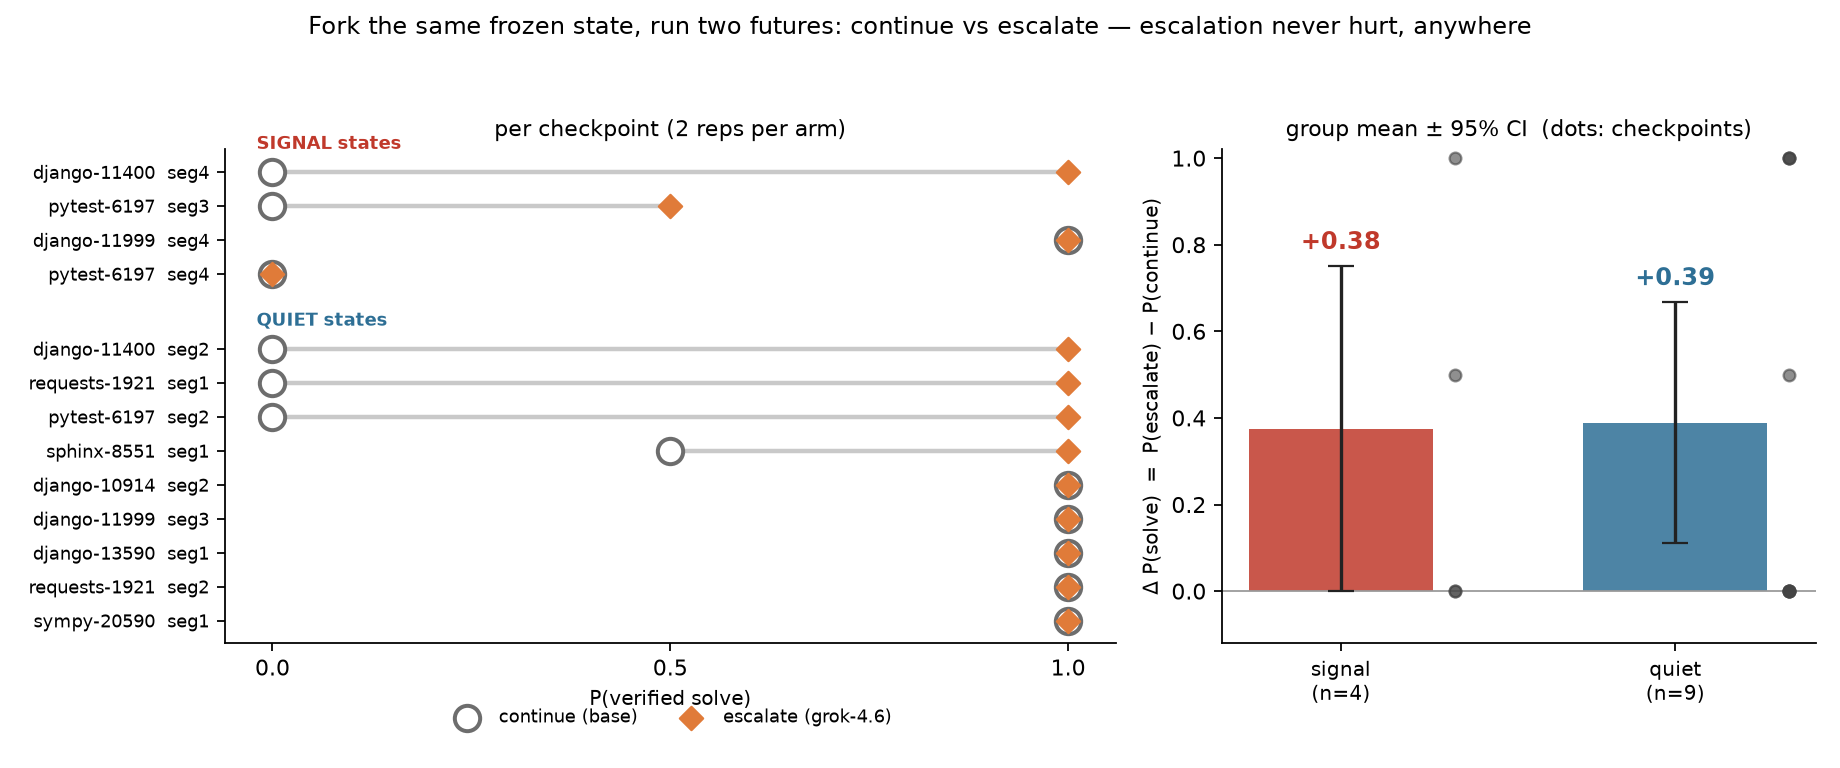

The Python source for this figure:
"""Layer 3 analysis: paired counterfactual branches, medium vs xhigh.

Reads results/forks.jsonl (checkpoints + branch run ids) and results/runs.jsonl
(branch outcomes). Emits per-checkpoint paired outcomes, aggregate
Δsolve = P̂(solve|xhigh) − P̂(solve|medium) split by signal vs quiet state with
bootstrap CIs over checkpoints, the escalation token premium, and
plots/marginal.png.

Small-n paired design: n is printed on everything; no significance theater.
"""

import json
import random
from collections import defaultdict
from pathlib import Path

import matplotlib

matplotlib.use("Agg")
import matplotlib.pyplot as plt

ROOT = Path(__file__).resolve().parent.parent


def read_jsonl(p):
    p = Path(p)
    if not p.exists():
        return []
    return [json.loads(l) for l in p.read_text().splitlines() if l.strip()]


def out_tokens(r):
    u = r.get("usage", {})
    return (u.get("output_tokens") or 0) + (u.get("reasoning_tokens") or 0)


def total_tokens(r):
    return r.get("usage", {}).get("total_tokens") or 0


def boot_ci(vals, n=5000, seed=17):
    if not vals:
        return (0.0, 0.0)
    rng = random.Random(seed)
    means = sorted(sum(rng.choices(vals, k=len(vals))) / len(vals) for _ in range(n))
    return means[int(0.025 * n)], means[int(0.975 * n)]


def main():
    forks = read_jsonl(ROOT / "results" / "forks.jsonl")
    runs = {r["run_id"]: r for r in read_jsonl(ROOT / "results" / "runs.jsonl")}

    # arm-pair priority: the model-escalation experiment, then the A/A effort study
    PAIRS = [("continue", "escalate"), ("medium", "xhigh")]

    import sys
    want = None
    if len(sys.argv) > 1:
        want = tuple(sys.argv[1].split(","))
    pair = None
    for cand in ([want] if want else PAIRS):
        if any(set(cand) <= set(ck["branch_run_ids"]) for ck in forks):
            pair = cand
            break
    if pair is None:
        print("no complete checkpoint pairs yet")
        return
    a, b = pair  # delta = P(b) - P(a)

    rows = []
    for ck in forks:
        if not set(pair) <= set(ck["branch_run_ids"]):
            continue
        per_eff = {}
        for eff in pair:
            ids = ck["branch_run_ids"][eff]
            branch_runs = [runs[i] for i in ids if i in runs
                           and runs[i]["status"] == "ok" and runs[i].get("resolved") is not None]
            if branch_runs:
                per_eff[eff] = {
                    "p": sum(bool(r["resolved"]) for r in branch_runs) / len(branch_runs),
                    "tok": sum(total_tokens(r) for r in branch_runs) / len(branch_runs),
                    "otok": sum(out_tokens(r) for r in branch_runs) / len(branch_runs),
                    "cost": sum(r["cost_usd"] for r in branch_runs) / len(branch_runs),
                    "n": len(branch_runs),
                }
        if a in per_eff and b in per_eff:
            rows.append({
                "checkpoint_id": ck["checkpoint_id"],
                "task_id": ck["task_id"],
                "group": ck["selected_as"],
                "segment": ck["segment"],
                "failure_streak": ck["state"].get("failure_streak"),
                "p_med": per_eff[a]["p"], "p_xh": per_eff[b]["p"],
                "delta": per_eff[b]["p"] - per_eff[a]["p"],
                "tok_med": per_eff[a]["tok"], "tok_xh": per_eff[b]["tok"],
                "otok_med": per_eff[a]["otok"], "otok_xh": per_eff[b]["otok"],
                "cost_med": per_eff[a]["cost"], "cost_xh": per_eff[b]["cost"],
                "n_med": per_eff[a]["n"], "n_xh": per_eff[b]["n"],
            })

    if not rows:
        print(f"no complete checkpoint pairs yet for {pair}")
        return
    print(f"experiment arms: {a} vs {b} (delta = P({b}) - P({a}))\n")

    print(f"{'checkpoint':58s} {'grp':6s} {'P(med)':>6s} {'P(xh)':>6s} {'Δ':>6s} {'Δtok':>10s}")
    for r in sorted(rows, key=lambda x: (x["group"], x["checkpoint_id"])):
        print(f"{r['checkpoint_id']:58s} {r['group']:6s} {r['p_med']:6.2f} {r['p_xh']:6.2f} "
              f"{r['delta']:+6.2f} {r['tok_xh'] - r['tok_med']:+10,.0f}")

    print()
    agg = {}
    for grp in ("signal", "quiet"):
        g = [r for r in rows if r["group"] == grp]
        if not g:
            continue
        deltas = [r["delta"] for r in g]
        lo, hi = boot_ci(deltas)
        mean_d = sum(deltas) / len(deltas)
        prem = sum(r["tok_xh"] - r["tok_med"] for r in g) / len(g)
        oprem = sum(r["otok_xh"] - r["otok_med"] for r in g) / len(g)
        agg[grp] = {"n": len(g), "delta": mean_d, "ci": (lo, hi), "prem": prem}
        line = (f"{grp:6s} n={len(g):2d}  Δsolve={mean_d:+.2f} [{lo:+.2f},{hi:+.2f}]  "
                f"token premium={prem:+,.0f} total ({oprem:+,.0f} out+reasoning)")
        if mean_d > 0:
            line += f"  -> {prem / mean_d:,.0f} total tok per marginal solve"
        print(line)

    fig, (ax1, ax2) = plt.subplots(
        1, 2, figsize=(11.5, 4.8), gridspec_kw={"width_ratios": [1.5, 1]})
    groups = ["signal", "quiet"]
    group_color = {"signal": "#c0392b", "quiet": "#2e6f95"}
    CONT, ESC = "#6d6d6d", "#e07b39"

    # --- left: dumbbells, grouped with headers, pairs visible even when equal
    y = 0
    yticks, ylabels = [], []
    for grp in groups:
        members = sorted((r for r in rows if r["group"] == grp),
                         key=lambda r: (-r["delta"], r["task_id"]))
        if not members:
            continue
        ax1.text(-0.02, y + 0.55, f"{grp.upper()} states", fontsize=8,
                 fontweight="bold", color=group_color[grp], va="bottom")
        for r in members:
            ax1.plot([r["p_med"], r["p_xh"]], [y, y], color="#c9c9c9", lw=2, zorder=1)
            # continue: large open circle; escalate: smaller filled diamond —
            # both stay visible when the two probabilities are equal
            ax1.scatter([r["p_med"]], [y], s=130, facecolors="white",
                        edgecolors=CONT, linewidths=1.8, zorder=2)
            ax1.scatter([r["p_xh"]], [y], s=55, marker="D", color=ESC, zorder=3)
            ylabels.append(f"{r['task_id'].split('__')[-1]}  seg{r['segment']}")
            yticks.append(y)
            y -= 1
        y -= 1.2  # gap between groups
    ax1.set_yticks(yticks, ylabels, fontsize=8)
    ax1.set_xlim(-0.06, 1.06)
    ax1.set_xticks([0, 0.5, 1.0])
    ax1.set_xlabel("P(verified solve)", fontsize=9)
    ax1.set_title("per checkpoint (2 reps per arm)", fontsize=10)
    ax1.scatter([], [], s=130, facecolors="white", edgecolors=CONT,
                linewidths=1.8, label=f"{a} (base)")
    ax1.scatter([], [], s=55, marker="D", color=ESC, label=f"{b} (grok-4.6)")
    ax1.legend(fontsize=8, loc="upper center", bbox_to_anchor=(0.5, -0.10),
               ncol=2, frameon=False)
    ax1.spines[["top", "right"]].set_visible(False)

    # --- right: group means with CIs + the per-checkpoint deltas behind them
    for i, grp in enumerate(groups):
        if grp not in agg:
            continue
        g = agg[grp]
        ax2.bar(i, g["delta"], width=0.55, color=group_color[grp], alpha=0.85, zorder=2)
        ax2.errorbar(i, g["delta"],
                     yerr=[[g["delta"] - g["ci"][0]], [g["ci"][1] - g["delta"]]],
                     fmt="none", ecolor="#222", capsize=6, lw=1.5, zorder=4)
        ax2.text(i, g["ci"][1] + 0.04, f"+{g['delta']:.2f}", ha="center",
                 fontsize=11, fontweight="bold", color=group_color[grp])
        pts = [r["delta"] for r in rows if r["group"] == grp]
        ax2.scatter([i + 0.34] * len(pts), pts, s=28, color="#444", alpha=0.6, zorder=3)
    ax2.axhline(0, color="#999", lw=0.8)
    ax2.set_xticks([0, 1], [f"signal\n(n={agg.get('signal', {}).get('n', 0)})",
                            f"quiet\n(n={agg.get('quiet', {}).get('n', 0)})"], fontsize=9)
    ax2.set_ylim(-0.12, 1.02)
    ax2.set_ylabel(f"Δ P(solve)  =  P({b}) − P({a})", fontsize=9)
    ax2.set_title("group mean ± 95% CI  (dots: checkpoints)", fontsize=10)
    ax2.spines[["top", "right"]].set_visible(False)

    fig.suptitle(f"Fork the same frozen state, run two futures: {a} vs {b} — "
                 "escalation never hurt, anywhere", fontsize=11)
    fig.tight_layout(rect=[0, 0, 1, 0.94])
    out = ROOT / "plots" / "marginal.png"
    fig.savefig(out, dpi=160)
    print(f"\nwrote {out}")


if __name__ == "__main__":
    main()
